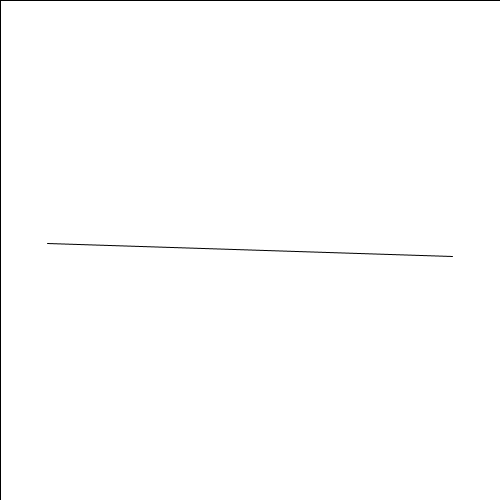
Frame 1 (no input)
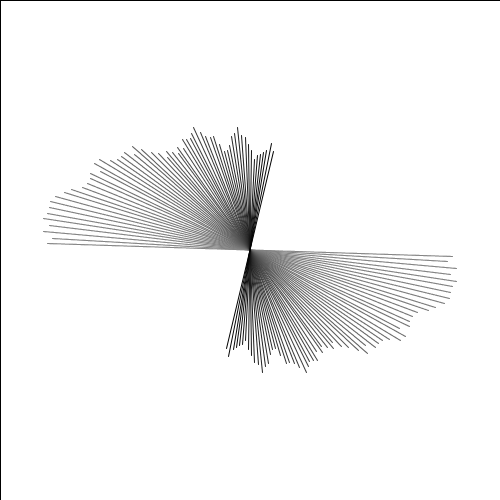
Frame 60 (the mouse pressed at the canvas centre just before this capture)
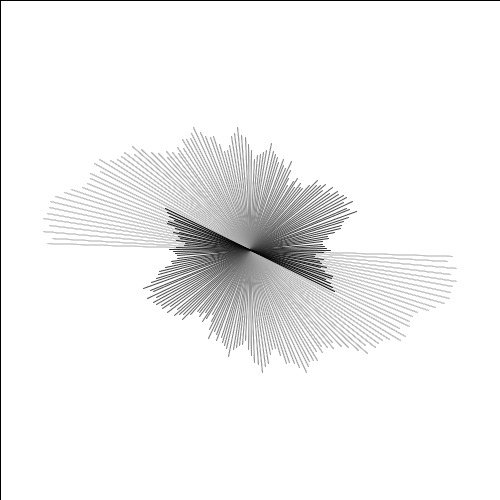
Frame 120 (the mouse held since frame 60 and released just before this capture)

The Processing sketch that drew these frames (run headless with seeded random() and noise(); from frame 60 on, the mouse is pressed at the canvas centre):

// Processing sketch: sketch1
// ── sketch1.pde
final int R = 200;          // Radius
final int center_r = 30;    // center radius
final float RRR = 0.5;      // Radius Random Ratio
final float DRRR = 0.05;     // Diff Radius Random Ratio


float angle = 0;
float v_angle = 0.03;
float center_angle = 0;
float v_center_angle = 0.07;
float cx, cy;
float x1, y1, x2, y2;
float _R;

void setup() {
  size(500, 500);
  background(255);
  
  _R = R;
}

void draw() {
  fill(255, 3);
  rect(0, 0, width, height);
  
  angle += v_angle;
  center_angle += v_center_angle;
  
  //cx = width/2 + center_r * cos(-center_angle);
  //cy = height/2 + center_r * sin(-center_angle);
  cx = width/2;
  cy = height/2;
  
  //_R = R + random(-R * RRR, R * RRR);
  _R += random(-R*DRRR, R*DRRR);
  
  x1 = cx + _R*cos(angle);
  y1 = cy + _R*sin(angle);
  x2 = cx + _R*cos(angle + PI);
  y2 = cy + _R*sin(angle + PI);
  
  stroke(0);
  line(x1, y1, x2, y2);
  
  
}

  
